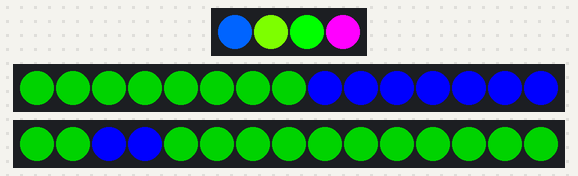
This sketch was run on a simulated Arduino Uno, built with avr-gcc and run on an emulated ATmega328P. Shown: 4 RGB LEDs in strip order, left to right, 2 × 15 RGB LEDs in strip order, left to right.

Above: at 0.1 s.
At 1.1 s:
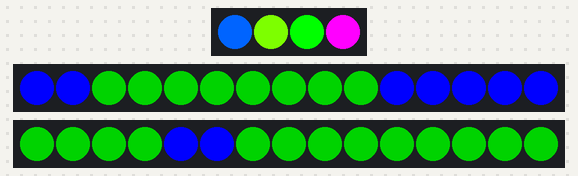
At 2.1 s:
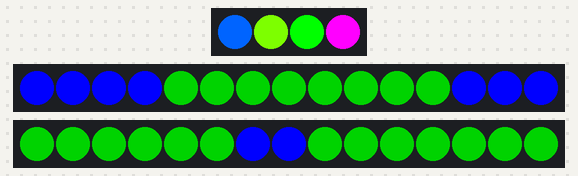
At 4.1 s:
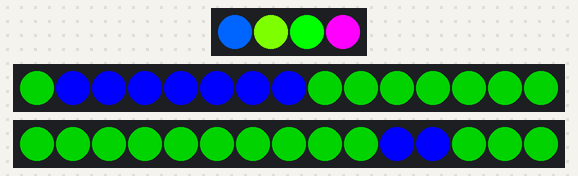
At 6.1 s:
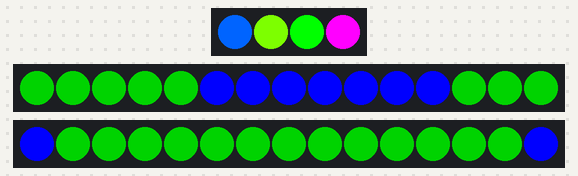
At 8.1 s:
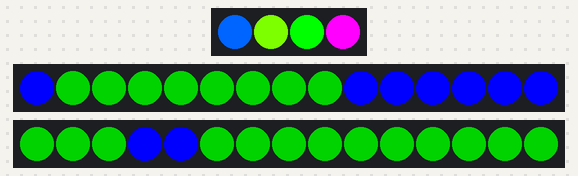

Measured:
- by itself, everything shown: repeats every 7.5 s, in 15 steps
- what the display in image 1 shows lasts 0.5 s, from 1.0 s to 1.5 s

The sketch:

demo.ino
```cpp
#include <Adafruit_DotStar.h>

#define LOGO_NUMPIXELS         4
#define STATUS_RING_NUMPIXELS  15

// Here's how to control the LEDs from any two pins:
#define LOGO_DATAPIN         5
#define LOWER_RING_DATAPIN   6
#define UPPER_RING_DATAPIN   7
#define CLOCKPIN             8
Adafruit_DotStar logo = Adafruit_DotStar(LOGO_NUMPIXELS, LOGO_DATAPIN, CLOCKPIN, DOTSTAR_RGB);
Adafruit_DotStar lowerRing = Adafruit_DotStar(STATUS_RING_NUMPIXELS, LOWER_RING_DATAPIN, CLOCKPIN, DOTSTAR_RGB);
Adafruit_DotStar upperRing = Adafruit_DotStar(STATUS_RING_NUMPIXELS, UPPER_RING_DATAPIN, CLOCKPIN, DOTSTAR_RGB);
uint32_t lowerRingColors[15] = { 0x7F00, 0x7F00, 0x7F00, 0x7F00, 0x7F00, 0x7F00, 0x7F00, 0x7F00, 0xFF, 0xFF, 0xFF, 0xFF, 0xFF, 0xFF, 0xFF };
uint32_t upperRingColors[15] = { 0x7F00, 0x7F00, 0xFF, 0xFF, 0x7F00, 0x7F00, 0x7F00, 0x7F00, 0x7F00, 0x7F00, 0x7F00, 0x7F00, 0x7F00, 0x7F00, 0x7F00 };

void setup() {
  // Initialize pins for output
  logo.begin();
  lowerRing.begin();
  upperRing.begin();

  // init logo
  logo.setPixelColor(0, 0, 100, 255);
  logo.setPixelColor(1, 125, 255, 0);
  logo.setPixelColor(2, 0, 255, 0);
  logo.setPixelColor(3, 255, 0, 255);
  logo.setBrightness(255);
  logo.show();

  // Turn all LEDs off ASAP
  lowerRing.show();
  upperRing.show();
}

int loops = 0;
byte offset = 0;

void loop() {
  loops++;

  updateLeds();
  delay(500);
}

void updateLeds() {
  for (byte i = 0; i < STATUS_RING_NUMPIXELS; i++) {
    lowerRing.setPixelColor((i + offset) % STATUS_RING_NUMPIXELS, lowerRingColors[i]);
  }
  lowerRing.show();

  for (byte i = 0; i < STATUS_RING_NUMPIXELS; i++) {
    upperRing.setPixelColor((i + offset) % STATUS_RING_NUMPIXELS, upperRingColors[i]);
  }
  upperRing.show();

  if (++offset >= STATUS_RING_NUMPIXELS) {
    offset = 0;
  }
}
```
